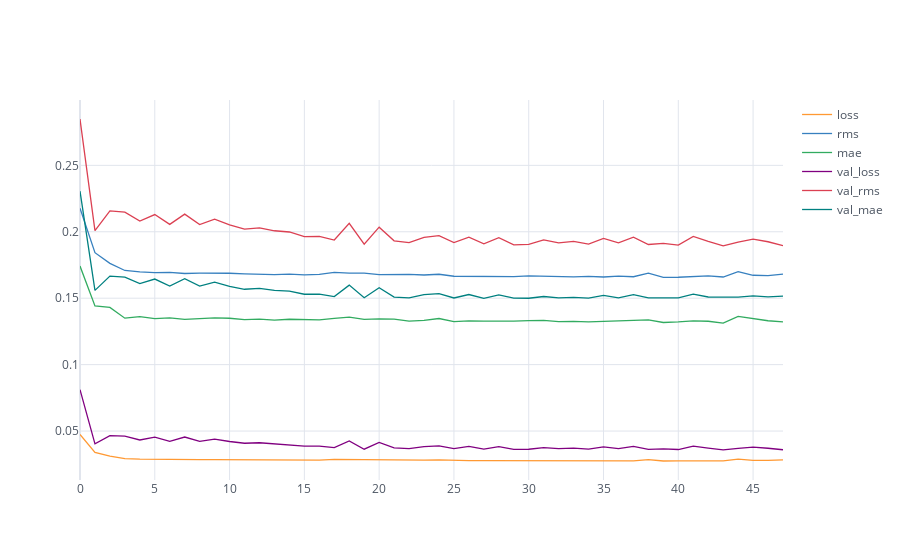

Notebook code for this chart:
### Markdown cell above
### Without bias

### Code cell
results.iplot()
